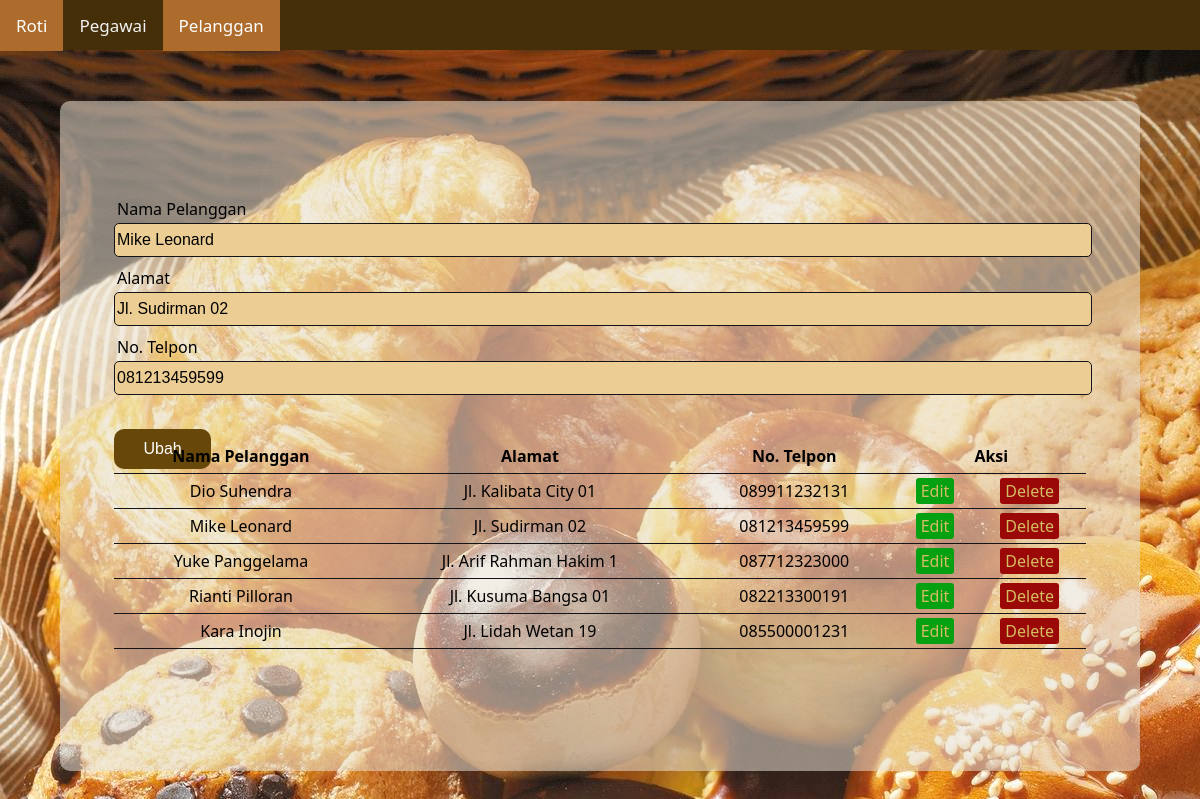
Screenshot of /pelanggan.php?edit=2 with the database file from the repository.
### tables this page shows
CREATE TABLE IF NOT EXISTS `pelanggan` (
  `id_pel` int(10) NOT NULL AUTO_INCREMENT,
  `nama_pel` varchar(20) NOT NULL,
  `alamat_pel` varchar(40) NOT NULL,
  `notelp_pel` char(12) NOT NULL,
  PRIMARY KEY (`id_pel`)
);

### conn_pelanggan.php (called while the page is built, shortened)
<?php
    $db = mysqli_connect('localhost', 'root', 'alfin99', 'tokoroti_db') or die ($db);
    $results = mysqli_query($db, "SELECT * FROM pelanggan");
?>

### pelanggan.php (the view, shortened to what this page needs)
<?php include('conn_pelanggan.php');
    if (isset($_GET['edit'])) {
        $idpel = $_GET['edit'];
        $edit_state = true;
        $rec = mysqli_query($db, "SELECT * FROM pelanggan WHERE id_pel=$idpel");
        $record = mysqli_fetch_array($rec);
        $name_pel = $record['nama_pel'];
        $alamat = $record['alamat_pel'];
        $notelp = $record['notelp_pel'];
    }
?>
<!DOCTYPE html>
<html lang="en">
<head>
    <link rel="stylesheet" href="style-pelanggan.css">
</head>
<body>
    <div class="header">
    <a class="active" href="roti.php">Roti</a>
            <a  href="pegawai.php">Pegawai</a>
            <a class="active" href="pelanggan.php">Pelanggan</a>
    </div>
    <div class="container">
        <div class="form-input">
            <form method="post" action="conn_pelanggan.php">
                <div class="input-group">
                    <label>Nama Pelanggan</label>
                    <input type="text" name="nama_pel" value="<?php echo $name_pel; ?>">
                </div>
                <div class="input-group">
                    <label>Alamat</label>
                    <input type="text" name="alamat_pel" value="<?php echo $alamat; ?>">
                </div>
                <div class="input-group">
                    <label>No. Telpon</label>
                    <input type="text" name="notelp_pel" value="<?php echo $notelp; ?>">
                </div>
                <div class="input-group">
                    <?php if ($edit_state == false): ?>
                    <button type="submit" name="simpan" class="btn">Simpan</button>
                    <?php else: ?>
                    <button type="submit" name="ubah" class="btn">Ubah</button>
                    <?php endif ?>
                </div>
            </form>
        </div>
        <div class="table-data">
            <table>
                <thead>
                    <tr>
                        <th>Nama Pelanggan</th>
                        <th>Alamat</th>
                        <th>No. Telpon</th>
                        <th colspan="2">Aksi</th>
                    </tr>
                </thead>
                <tbody>
                    <?php while ($row = mysqli_fetch_array($results)) { ?>
                    <tr>
                        <td><?php echo $row['nama_pel']; ?></td>
                        <td><?php echo $row['alamat_pel']; ?></td>
                        <td><?php echo $row['notelp_pel']; ?></td>
                        <td><a href="pelanggan.php?edit=<?php echo $row['id_pel']; ?>" class="edit-btn">Edit</a></td>
                        <td><a href="conn_pelanggan.php?del=<?php echo $row['id_pel']; ?>" class="del-btn">Delete</a></td>
                    </tr>
                    <?php } ?>
                </tbody>
            </table>
        </div>
    </div>
</body>
</html>

### style-pelanggan.css (style rules this page uses)
body { margin: 0; padding: 0; display: flex; justify-content: center; align-items: center; min-height: 100vh; background-image: url(img/bread-rolls-buns.jpg); font-family: 'Segoe UI', Tahoma, Geneva, Verdana, sans-serif; }
.header { top: 0; left: 0; text-align: center; background-color: #442f08; position: fixed; list-style: none; color: #FFFF; width: 100%; height: 50px; z-index: 1; }
.header a { float: left; color: #f2f2f2; text-align: center; padding: 14px 16px; text-decoration: none; font-size: 17px; }
.header a.active { background-color: rgb(173, 107, 44); color: white; }
.container { position: relative; width: 90%; margin-top: 6%; height: 670px; border-radius: 10px; align-items: center; display: flex; justify-content: space-around; background: rgba(231, 222, 208, 0.548); }
.container .form-input { position: absolute; width: 100%; display: flex; justify-content: center; align-items: center; height: 50%; padding: 5%; margin-top: -25%; border-radius: 10px; text-align: center; }
.container .table-data { position: absolute; width: 90%; display: flex; justify-content: center; align-items: center; height: 50%; padding: 5%; margin-top: 20%; border-radius: 10px; text-align: center; }
form { display: block; margin: auto; width: 100%; height: 100%; padding: 5%; text-align: left; }
.input-group { margin: 10px 0 10px 0px; }
.input-group label { display: block; text-align: left; margin: 3px; }
.input-group input { height: 30px; width: 100%; font-size: 16px; border-radius: 5px; background: rgb(236, 206, 149); border: 1px solid #141418; }
.btn { background-color: #68470a; border: none; color:rgb(255, 255, 255); width: 10%; margin-top: 2.5%; height: 40px; display: flex; text-decoration: none; display: inline-block; font-size: 16px; cursor: pointer; border-radius: 10px; }
table { width: 100%; margin: 30px auto; border-collapse: collapse; text-align: left; }
tr { border-bottom: 1px solid #141418; }
th, td { border: none; height: 30px; padding: 2px; text-align: center; }
.del-btn { text-decoration: none; padding: 2px 5px; color: rgb(211, 190, 97); border-radius: 3px; background: rgb(155, 8, 8); }
.edit-btn { text-decoration: none; padding: 2px 5px; color: rgb(211, 190, 97); border-radius: 3px; background: rgb(6, 160, 19); }

### rows the page displays
pelanggan: nama_pel "Mike Leonard", alamat_pel "Jl. Sudirman 02", notelp_pel "081213459599"
pelanggan: nama_pel "Dio Suhendra", alamat_pel "Jl. Kalibata City 01", notelp_pel "089911232131"
pelanggan: nama_pel "Yuke Panggelama", alamat_pel "Jl. Arif Rahman Hakim 1", notelp_pel "087712323000"
pelanggan: nama_pel "Rianti Pilloran", alamat_pel "Jl. Kusuma Bangsa 01", notelp_pel "082213300191"
pelanggan: nama_pel "Kara Inojin", alamat_pel "Jl. Lidah Wetan 19", notelp_pel "085500001231"
